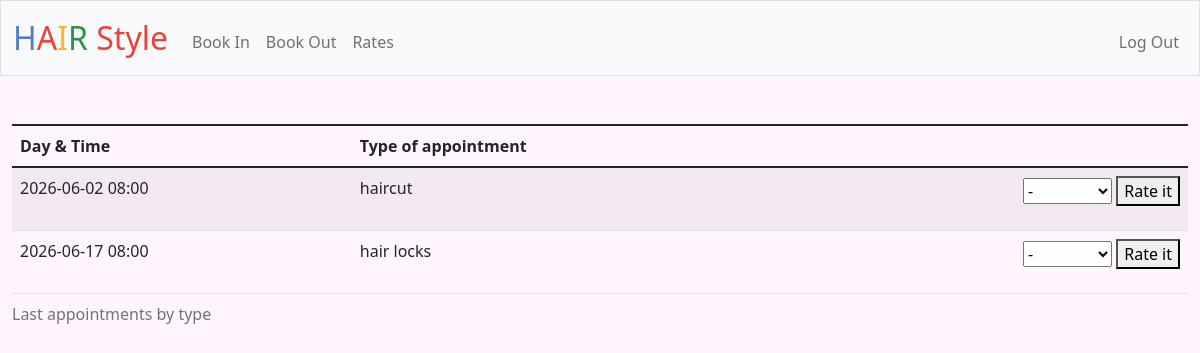
Before: /rates (signed in) with the older database file.
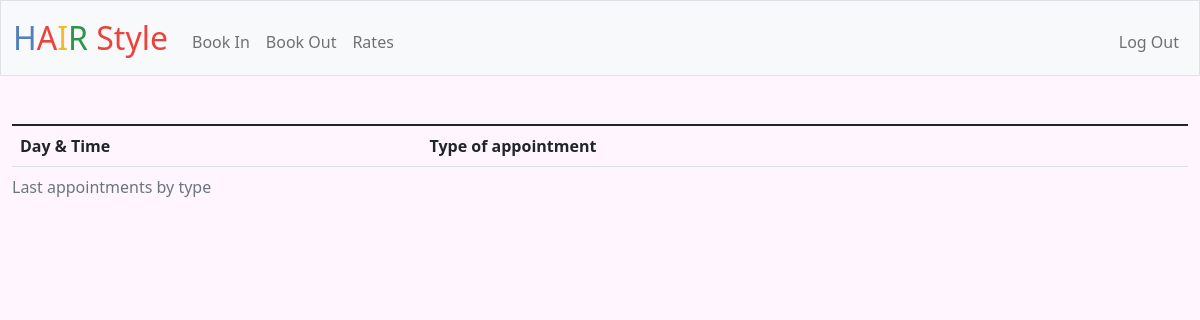
After: the same page with the newer database file.
### tables this page shows
CREATE TABLE appointment
(
id INTEGER PRIMARY KEY AUTOINCREMENT NOT NULL, 
user_id INTEGER NOT NULL,
style_id INTEGER NOT NULL,
rate_id INTEGER,
date DATE NOT NULL,
hour_minute REAL NOT NULL,
FOREIGN KEY(user_id) REFERENCES users(id),
FOREIGN KEY(style_id) REFERENCES menu(id),
FOREIGN KEY(rate_id) REFERENCES rates(id)
);

### app.py (the view)
@app.route("/rates", methods=["GET", "POST"])
@login_required
def rates():
    if request.method == "POST":
        appoint_id = request.form.get("appoint_id")
        rate = request.form.get("rate")
        result = check_inputs(integer=[appoint_id, rate])
        if not result == None:
            return apology(result, 400)
        validat_info = db.execute("SELECT user_id, rate_id FROM appointment WHERE id = ?", appoint_id)
        if not validat_info:
            return apology("Appointment not founded", 400)
        if not validat_info[0]["user_id"] == session["user_id"]:
            return apology("Appointment is not from this user", 400)
        rate = int(rate)
        if not (rate > 0 and rate <= 5):
            return apology("Invalid rate", 400)
        if validat_info[0]["rate_id"]:
            db.execute("UPDATE rates SET rate = ? WHERE id = ?;", rate, validat_info[0]["rate_id"])
            flash("Rate updated")
        else:
            rate_id = db.execute("INSERT INTO rates (rate) VALUES (?)", rate)
            db.execute("UPDATE appointment SET rate_id = ? WHERE id = ?", rate_id, appoint_id)
            flash("Appointment rated")
        return redirect("/")
    else:
        date_now = datetime.now(timezone("Europe/Lisbon")).strftime('%Y%m%d%H%M')
        date_now = int(date_now[0:8]) + int(date_now[8:12]) / 2400.0
        info = db.execute("SELECT MAX(CAST(REPLACE(appointment.date, '-', '') AS decimal) + (appointment.hour_minute + menu.time) / 24.0) AS max, menu.name AS name, appointment.id,  appointment.date, appointment.hour_minute AS time, rates.rate, appointment.rate_id FROM((appointment LEFT JOIN rates ON appointment.rate_id=rates.id), menu) WHERE user_id = ? AND menu.id = appointment.style_id AND CAST(REPLACE(appointment.date, '-', '') AS decimal) + appointment.hour_minute / 24.0 <= ? GROUP BY appointment.style_id ORDER BY appointment.style_id", session["user_id"], date_now)
        return render_template("rates.html", info=info, rates_name=RATES_NAMES)

### app.py (called while the page is built)
@app.after_request
def after_request(response):
    response.headers["Cache-Control"] = "no-cache, no-store, must-revalidate"
    response.headers["Expires"] = 0
    response.headers["Pragma"] = "no-cache"
    return response

### helpers.py (called while the page is built)
def login_required(f):
    @wraps(f)
    def decorated_function(*args, **kwargs):
        if session.get("user_id") is None:
            return redirect("/login")
        return f(*args, **kwargs)
    return decorated_function

def time(value):
    hour = int(value)
    minute = int((value - hour) * 60)
    return f"{hour:02d}:{minute:02d}"

### templates/rates.html (shortened to what this page needs)
{% extends "layout.html" %}
{% block main %}
    <table class="table table-striped">
        <caption>Last appointments by type</caption>
        <thead>
            <tr>
                <th class="text-start">Day & Time</th>
                <th class="text-start">Type of appointment</th>
                <th class="text-end"></th>
            </tr>
        </thead>
        <tbody>
            {% for appoint in info %}
            <tr>
                <td class="text-start">{{ appoint["date"] }} {{ appoint["time"] | time}}</td>
                <td class="text-start">{{ appoint["name"] }}</td>
                <td class="text-end">
                    <form action="?" method="post">
                        <div class="mb-3">
                            <select name="rate">
                                <option disabled="" selected="">-</option>
                            </select>
                            <button type="submit">Rate it</button>
                        </div>
                    </form>
                </td>
            </tr>
            {% endfor %}
        </tbody>
    </table>
{% endblock %}

### templates/layout.html (shortened to what this page needs)
<!DOCTYPE html>
<html lang="en">
    <head>
        <link href="https://cdn.jsdelivr.net/npm/bootstrap@5.1.3/dist/css/bootstrap.min.css" rel="stylesheet">
        <link href="/static/styles.css" rel="stylesheet">
    </head>
    <body>
        <nav class="bg-light border navbar navbar-expand-md navbar-light">
            <div class="container-fluid">
                <a class="navbar-brand" href="/"><span class="blue">H</span><span class="red">A</span><span class="yellow">I</span><span class="green">R</span> <span class="red">Style</span></a>
                <div class="collapse navbar-collapse" id="navbar">
                    {% if session["user_id"] %}
                        <ul class="navbar-nav me-auto mt-2">
                            <li class="nav-item"><a class="nav-link" href="/book_in">Book In</a></li>
                            <li class="nav-item"><a class="nav-link" href="/book_out">Book Out</a></li>
                            <li class="nav-item"><a class="nav-link" href="/rates">Rates</a></li>
                        </ul>
                        <ul class="navbar-nav ms-auto mt-2">
                            <li class="nav-item"><a class="nav-link" href="/logout">Log Out</a></li>
                        </ul>
                    {% else %}
                        <ul class="navbar-nav ms-auto mt-2">
                            <li class="nav-item"><a class="nav-link" href="/register">Register</a></li>
                            <li class="nav-item"><a class="nav-link" href="/login">Log In</a></li>
                        </ul>
                    {% endif %}
                </div>
            </div>
        </nav>
        <main class="container-fluid py-5 text-center">
            {% block main %}{% endblock %}
        </main>
    </body>
</html>

### static/styles.css (style rules this page uses)
nav .navbar-brand { font-size: xx-large; }
nav .navbar-brand .blue { color: #537fbe; }
nav .navbar-brand .red { color: #ea433b; }
nav .navbar-brand .yellow { color: #f5b82e; }
nav .navbar-brand .green { color: #2e944b; }
body { background-color: #fff5ff; }

Changed rows visible on the page:
removed appointment: date "2026-06-02", time "08:00", name "haircut"
removed appointment: date "2026-06-17", time "08:00", name "hair locks"
